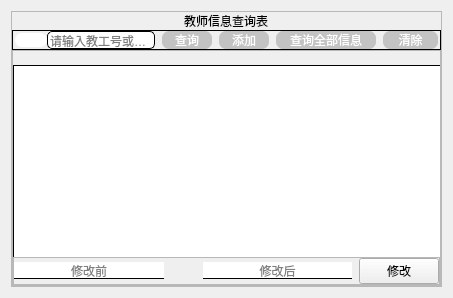
             <widget class="QWidget" name="page_tea_info">
              <layout class="QVBoxLayout" name="verticalLayout_14">
               <item>
                <widget class="QFrame" name="frame_17">
                 <property name="frameShape">
                  <enum>QFrame::StyledPanel</enum>
                 </property>
                 <property name="frameShadow">
                  <enum>QFrame::Raised</enum>
                 </property>
                 <layout class="QVBoxLayout" name="verticalLayout_12">
                  <property name="spacing">
                   <number>0</number>
                  </property>
                  <property name="leftMargin">
                   <number>0</number>
                  </property>
                  <property name="topMargin">
                   <number>0</number>
                  </property>
                  <property name="rightMargin">
                   <number>0</number>
                  </property>
                  <property name="bottomMargin">
                   <number>0</number>
                  </property>
                  <item alignment="Qt::AlignHCenter">
                   <widget class="QLabel" name="label_5">
                    <property name="styleSheet">
                     <string notr="true">font: 10pt &quot;Adobe 黑体 Std R&quot;;</string>
                    </property>
                    <property name="text">
                     <string>教师信息查询表</string>
                    </property>
                   </widget>
                  </item>
                  <item>
                   <widget class="QFrame" name="frame_30">
                    <property name="sizePolicy">
                     <sizepolicy hsizetype="Preferred" vsizetype="Expanding">
                      <horstretch>0</horstretch>
                      <verstretch>1</verstretch>
                     </sizepolicy>
                    </property>
                    <property name="styleSheet">
                     <string notr="true">QPushButton{
	background-color: rgb(195, 195, 195);
	color: rgb(255, 255, 255);
	border-radius:7px;
}

QPushButton:pressed{
	padding-left:2px;
	padding-top:2px
}

QPushButton:hover{
	color: rgb(166, 168, 255);
}

#frame_30{
border:1px solid;
}</string>
                    </property>
                    <property name="frameShape">
                     <enum>QFrame::StyledPanel</enum>
                    </property>
                    <property name="frameShadow">
                     <enum>QFrame::Raised</enum>
                    </property>
                    <layout class="QHBoxLayout" name="horizontalLayout_18">
                     <property name="spacing">
                      <number>0</number>
                     </property>
                     <property name="leftMargin">
                      <number>2</number>
                     </property>
                     <property name="topMargin">
                      <number>0</number>
                     </property>
                     <property name="rightMargin">
                      <number>2</number>
                     </property>
                     <property name="bottomMargin">
                      <number>0</number>
                     </property>
                     <item>
                      <widget class="QPushButton" name="pushButton_13">
                       <property name="styleSheet">
                        <string notr="true">border:none;
background-color: rgb(255, 255, 255);</string>
                       </property>
                       <property name="text">
                        <string/>
                       </property>
                       <property name="icon">
                        <iconset resource="res.qrc">
                         <normaloff>:/icons/icons/register.png</normaloff>:/icons/icons/register.png</iconset>
                       </property>
                      </widget>
                     </item>
                     <item>
                      <widget class="QLineEdit" name="lineEdit_tea">
                       <property name="styleSheet">
                        <string notr="true">border: 1px solid;
border-radius:5px;
font: 9pt &quot;Adobe 黑体 Std R&quot;;</string>
                       </property>
                       <property name="placeholderText">
                        <string>请输入教工号或姓名</string>
                       </property>
                      </widget>
                     </item>
                     <item>
                      <widget class="QLabel" name="label_22">
                       <property name="text">
                        <string/>
                       </property>
                      </widget>
                     </item>
                     <item>
                      <widget class="QPushButton" name="pushButton_tea_q">
                       <property name="minimumSize">
                        <size>
                         <width>50</width>
                         <height>18</height>
                        </size>
                       </property>
                       <property name="text">
                        <string>查询</string>
                       </property>
                      </widget>
                     </item>
                     <item>
                      <widget class="QLabel" name="label_23">
                       <property name="text">
                        <string/>
                       </property>
                      </widget>
                     </item>
                     <item>
                      <widget class="QPushButton" name="pushButton_insert_tea">
                       <property name="minimumSize">
                        <size>
                         <width>50</width>
                         <height>18</height>
                        </size>
                       </property>
                       <property name="text">
                        <string>添加</string>
                       </property>
                      </widget>
                     </item>
                     <item>
                      <widget class="QLabel" name="label_31">
                       <property name="text">
                        <string/>
                       </property>
                      </widget>
                     </item>
                     <item>
                      <widget class="QPushButton" name="pushButton_tea_qall">
                       <property name="minimumSize">
                        <size>
                         <width>100</width>
                         <height>18</height>
                        </size>
                       </property>
                       <property name="text">
                        <string>查询全部信息</string>
                       </property>
                      </widget>
                     </item>
                     <item>
                      <widget class="QLabel" name="label_24">
                       <property name="text">
                        <string/>
                       </property>
                      </widget>
                     </item>
                     <item>
                      <widget class="QPushButton" name="pushButton_tea_clear">
                       <property name="minimumSize">
                        <size>
                         <width>55</width>
                         <height>18</height>
                        </size>
                       </property>
                       <property name="text">
                        <string>清除</string>
                       </property>
                      </widget>
                     </item>
                    </layout>
                   </widget>
                  </item>
                  <item>
                   <widget class="QFrame" name="frame_19">
                    <property name="sizePolicy">
                     <sizepolicy hsizetype="Preferred" vsizetype="Expanding">
                      <horstretch>0</horstretch>
                      <verstretch>12</verstretch>
                     </sizepolicy>
                    </property>
                    <property name="frameShape">
                     <enum>QFrame::StyledPanel</enum>
                    </property>
                    <property name="frameShadow">
                     <enum>QFrame::Raised</enum>
                    </property>
                    <layout class="QVBoxLayout" name="verticalLayout_13">
                     <property name="spacing">
                      <number>0</number>
                     </property>
                     <property name="leftMargin">
                      <number>0</number>
                     </property>
                     <property name="topMargin">
                      <number>0</number>
                     </property>
                     <property name="rightMargin">
                      <number>0</number>
                     </property>
                     <property name="bottomMargin">
                      <number>0</number>
                     </property>
                     <item>
                      <widget class="QLabel" name="label_30">
                       <property name="text">
                        <string/>
                       </property>
                      </widget>
                     </item>
                     <item>
                      <widget class="QTableView" name="tableView_tea">
                       <property name="styleSheet">
                        <string notr="true">QTableView{
	border:none;
	border-left: 1px solid;
	border-top: 1px solid;
}
QTableView::item {
    border: none;
    border-right: none;
    border-bottom: none;
}
</string>
                       </property>
                       <attribute name="verticalHeaderVisible">
                        <bool>false</bool>
                       </attribute>
                      </widget>
                     </item>
                     <item>
                      <widget class="QFrame" name="frame_18">
                       <property name="styleSheet">
                        <string notr="true">#pushButton_modify{
	background-color: rgb(195, 195, 195);
	color: rgb(255, 255, 255);
	border-radius:7px;
}

#pushButton_modify:pressed{
	padding-left:2px;
	padding-top:2px
}

#pushButton_modify:hover{
	color: rgb(166, 168, 255);
}

QLineEdit{
	border:none;
	border-bottom:0.5px solid;
}</string>
                       </property>
                       <property name="frameShape">
                        <enum>QFrame::StyledPanel</enum>
                       </property>
                       <property name="frameShadow">
                        <enum>QFrame::Raised</enum>
                       </property>
                       <layout class="QHBoxLayout" name="horizontalLayout_20">
                        <property name="spacing">
                         <number>0</number>
                        </property>
                        <property name="leftMargin">
                         <number>0</number>
                        </property>
                        <property name="topMargin">
                         <number>0</number>
                        </property>
                        <property name="rightMargin">
                         <number>0</number>
                        </property>
                        <property name="bottomMargin">
                         <number>0</number>
                        </property>
                        <item>
                         <widget class="QLineEdit" name="lineEdit_tea_before">
                          <property name="alignment">
                           <set>Qt::AlignCenter</set>
                          </property>
                          <property name="readOnly">
                           <bool>true</bool>
                          </property>
                          <property name="placeholderText">
                           <string>修改前</string>
                          </property>
                         </widget>
                        </item>
                        <item>
                         <widget class="QLabel" name="label_28">
                          <property name="text">
                           <string/>
                          </property>
                         </widget>
                        </item>
                        <item>
                         <widget class="QPushButton" name="pushButton_15">
                          <property name="styleSheet">
                           <string notr="true">border:none</string>
                          </property>
                          <property name="text">
                           <string/>
                          </property>
                          <property name="icon">
                           <iconset resource="res.qrc">
                            <normaloff>:/icons/icons/arrow.png</normaloff>:/icons/icons/arrow.png</iconset>
                          </property>
                          <property name="iconSize">
                           <size>
                            <width>90</width>
                            <height>16</height>
                           </size>
                          </property>
                         </widget>
                        </item>
                        <item>
                         <widget class="QLineEdit" name="lineEdit_tea_after">
                          <property name="alignment">
                           <set>Qt::AlignCenter</set>
                          </property>
                          <property name="placeholderText">
                           <string>修改后</string>
                          </property>
                         </widget>
                        </item>
                        <item>
                         <widget class="QLabel" name="label_29">
                          <property name="text">
                           <string/>
                          </property>
                         </widget>
                        </item>
                        <item>
                         <widget class="QPushButton" name="pushButton_tea_modify">
                          <property name="minimumSize">
                           <size>
                            <width>55</width>
                            <height>18</height>
                           </size>
                          </property>
                          <property name="maximumSize">
                           <size>
                            <width>90</width>
                            <height>16777215</height>
                           </size>
                          </property>
                          <property name="text">
                           <string>修改</string>
                          </property>
                         </widget>
                        </item>
                       </layout>
                      </widget>
                     </item>
                    </layout>
                   </widget>
                  </item>
                 </layout>
                </widget>
               </item>
              </layout>
             </widget>
